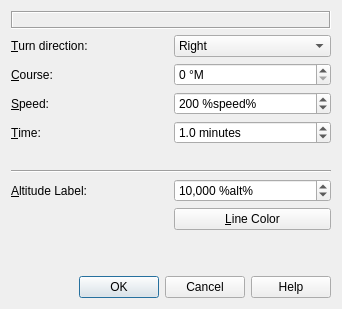
<?xml version="1.0" encoding="UTF-8"?>
<ui version="4.0">
 <class>HoldDialog</class>
 <widget class="QDialog" name="HoldDialog">
  <property name="geometry">
   <rect>
    <x>0</x>
    <y>0</y>
    <width>342</width>
    <height>309</height>
   </rect>
  </property>
  <property name="windowTitle">
   <string>Little Navmap - Add Holding</string>
  </property>
  <layout class="QGridLayout" name="gridLayout">
   <item row="6" column="0" colspan="2">
    <widget class="Line" name="line_2">
     <property name="orientation">
      <enum>Qt::Horizontal</enum>
     </property>
    </widget>
   </item>
   <item row="2" column="1">
    <widget class="QSpinBox" name="spinBoxHoldCourse">
     <property name="toolTip">
      <string>Magnetic heading of inbound course to fix</string>
     </property>
     <property name="showGroupSeparator" stdset="0">
      <bool>true</bool>
     </property>
     <property name="suffix">
      <string> °M</string>
     </property>
     <property name="minimum">
      <number>0</number>
     </property>
     <property name="maximum">
      <number>360</number>
     </property>
     <property name="singleStep">
      <number>1</number>
     </property>
     <property name="value">
      <number>0</number>
     </property>
    </widget>
   </item>
   <item row="10" column="0" colspan="2">
    <widget class="QDialogButtonBox" name="buttonBoxHold">
     <property name="orientation">
      <enum>Qt::Horizontal</enum>
     </property>
     <property name="standardButtons">
      <set>QDialogButtonBox::Cancel|QDialogButtonBox::Help|QDialogButtonBox::Ok</set>
     </property>
    </widget>
   </item>
   <item row="1" column="1">
    <widget class="QComboBox" name="comboBoxHoldTurnDirection">
     <property name="toolTip">
      <string>Turn direction at the holding fix</string>
     </property>
     <item>
      <property name="text">
       <string>Right</string>
      </property>
     </item>
     <item>
      <property name="text">
       <string>Left</string>
      </property>
     </item>
    </widget>
   </item>
   <item row="4" column="0">
    <widget class="QLabel" name="labelHoldTime">
     <property name="text">
      <string>&amp;Time:</string>
     </property>
     <property name="buddy">
      <cstring>doubleSpinBoxHoldTime</cstring>
     </property>
    </widget>
   </item>
   <item row="5" column="0" colspan="2">
    <widget class="QLabel" name="labelHoldLength">
     <property name="text">
      <string/>
     </property>
     <property name="wordWrap">
      <bool>true</bool>
     </property>
     <property name="margin">
      <number>5</number>
     </property>
     <property name="textInteractionFlags">
      <set>Qt::LinksAccessibleByMouse|Qt::TextSelectableByMouse</set>
     </property>
    </widget>
   </item>
   <item row="8" column="1">
    <widget class="QPushButton" name="pushButtonHoldColor">
     <property name="text">
      <string>&amp;Line Color</string>
     </property>
    </widget>
   </item>
   <item row="0" column="0" colspan="2">
    <widget class="QLabel" name="labelHoldNavaid">
     <property name="frameShape">
      <enum>QFrame::Box</enum>
     </property>
     <property name="frameShadow">
      <enum>QFrame::Sunken</enum>
     </property>
     <property name="text">
      <string/>
     </property>
     <property name="wordWrap">
      <bool>true</bool>
     </property>
     <property name="margin">
      <number>5</number>
     </property>
     <property name="textInteractionFlags">
      <set>Qt::LinksAccessibleByMouse|Qt::TextSelectableByMouse</set>
     </property>
    </widget>
   </item>
   <item row="7" column="0">
    <widget class="QLabel" name="labelHoldAltitude">
     <property name="text">
      <string>&amp;Altitude Label:</string>
     </property>
     <property name="buddy">
      <cstring>spinBoxHoldAltitude</cstring>
     </property>
    </widget>
   </item>
   <item row="4" column="1">
    <widget class="QDoubleSpinBox" name="doubleSpinBoxHoldTime">
     <property name="toolTip">
      <string>Time to fly the straight legs of the holding</string>
     </property>
     <property name="showGroupSeparator" stdset="0">
      <bool>true</bool>
     </property>
     <property name="suffix">
      <string> minutes</string>
     </property>
     <property name="decimals">
      <number>1</number>
     </property>
     <property name="minimum">
      <double>0.100000000000000</double>
     </property>
     <property name="maximum">
      <double>20.000000000000000</double>
     </property>
     <property name="singleStep">
      <double>0.500000000000000</double>
     </property>
     <property name="value">
      <double>1.000000000000000</double>
     </property>
    </widget>
   </item>
   <item row="7" column="1">
    <widget class="QSpinBox" name="spinBoxHoldAltitude">
     <property name="toolTip">
      <string>Altitude to display at label</string>
     </property>
     <property name="showGroupSeparator" stdset="0">
      <bool>true</bool>
     </property>
     <property name="suffix">
      <string> %alt%</string>
     </property>
     <property name="minimum">
      <number>0</number>
     </property>
     <property name="maximum">
      <number>100000</number>
     </property>
     <property name="singleStep">
      <number>100</number>
     </property>
     <property name="value">
      <number>10000</number>
     </property>
    </widget>
   </item>
   <item row="9" column="0">
    <spacer name="verticalSpacer">
     <property name="orientation">
      <enum>Qt::Vertical</enum>
     </property>
     <property name="sizeHint" stdset="0">
      <size>
       <width>20</width>
       <height>40</height>
      </size>
     </property>
    </spacer>
   </item>
   <item row="3" column="0">
    <widget class="QLabel" name="labelHoldSpeed">
     <property name="text">
      <string>&amp;Speed:</string>
     </property>
     <property name="buddy">
      <cstring>spinBoxHoldSpeed</cstring>
     </property>
    </widget>
   </item>
   <item row="1" column="0">
    <widget class="QLabel" name="labelHoldTurnDirection">
     <property name="text">
      <string>&amp;Turn direction:</string>
     </property>
     <property name="buddy">
      <cstring>comboBoxHoldTurnDirection</cstring>
     </property>
    </widget>
   </item>
   <item row="3" column="1">
    <widget class="QSpinBox" name="spinBoxHoldSpeed">
     <property name="toolTip">
      <string>Aircraft speed in the holding</string>
     </property>
     <property name="showGroupSeparator" stdset="0">
      <bool>true</bool>
     </property>
     <property name="suffix">
      <string> %speed%</string>
     </property>
     <property name="minimum">
      <number>20</number>
     </property>
     <property name="maximum">
      <number>1000</number>
     </property>
     <property name="singleStep">
      <number>10</number>
     </property>
     <property name="value">
      <number>200</number>
     </property>
    </widget>
   </item>
   <item row="2" column="0">
    <widget class="QLabel" name="labelHoldCourse">
     <property name="text">
      <string>&amp;Course:</string>
     </property>
     <property name="buddy">
      <cstring>spinBoxHoldCourse</cstring>
     </property>
    </widget>
   </item>
  </layout>
 </widget>
 <tabstops>
  <tabstop>comboBoxHoldTurnDirection</tabstop>
  <tabstop>spinBoxHoldCourse</tabstop>
  <tabstop>spinBoxHoldSpeed</tabstop>
  <tabstop>doubleSpinBoxHoldTime</tabstop>
  <tabstop>spinBoxHoldAltitude</tabstop>
  <tabstop>pushButtonHoldColor</tabstop>
 </tabstops>
 <resources/>
 <connections/>
</ui>
